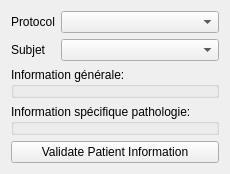
      <widget class="QWidget" name="tab_9">
       <attribute name="title">
        <string>Infos Patient</string>
       </attribute>
       <layout class="QVBoxLayout" name="verticalLayout_14">
        <item>
         <layout class="QFormLayout" name="formLayout_5">
          <property name="labelAlignment">
           <set>Qt::AlignLeading|Qt::AlignLeft|Qt::AlignVCenter</set>
          </property>
          <item row="0" column="0">
           <widget class="QLabel" name="label_29">
            <property name="text">
             <string>Protocol</string>
            </property>
           </widget>
          </item>
          <item row="0" column="1">
           <widget class="QComboBox" name="patProtocolCombo"/>
          </item>
          <item row="1" column="0">
           <widget class="QLabel" name="label_39">
            <property name="text">
             <string>Subjet</string>
            </property>
           </widget>
          </item>
          <item row="1" column="1">
           <widget class="QComboBox" name="patSubjectCombo"/>
          </item>
         </layout>
        </item>
        <item>
         <widget class="QGroupBox" name="patGroupBox">
          <property name="sizePolicy">
           <sizepolicy hsizetype="Preferred" vsizetype="Expanding">
            <horstretch>0</horstretch>
            <verstretch>0</verstretch>
           </sizepolicy>
          </property>
          <property name="title">
           <string>Information générale:</string>
          </property>
         </widget>
        </item>
        <item>
         <widget class="QGroupBox" name="patpatGroupBox">
          <property name="title">
           <string>Information spécifique pathologie:</string>
          </property>
         </widget>
        </item>
        <item>
         <widget class="QPushButton" name="patInfoValidate">
          <property name="text">
           <string>Validate Patient Information</string>
          </property>
         </widget>
        </item>
       </layout>
      </widget>
